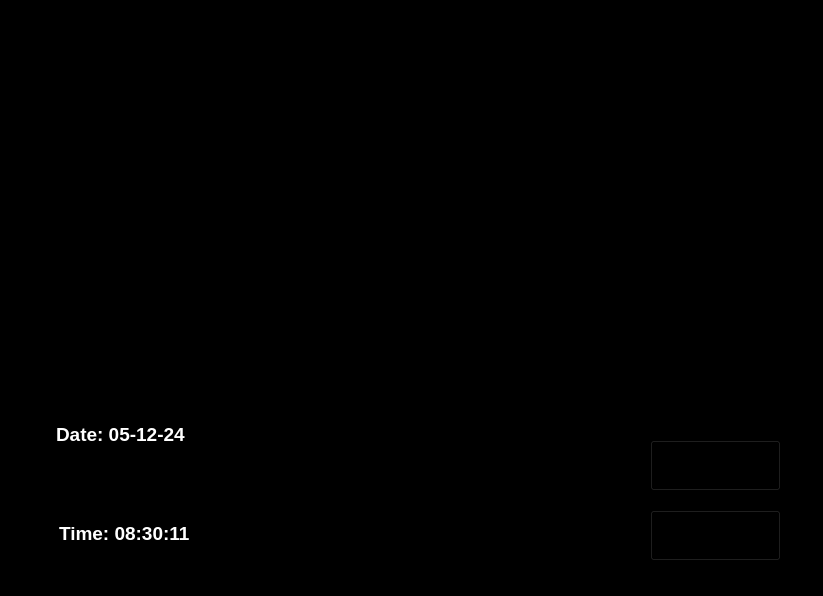
<?xml version="1.0" encoding="UTF-8"?>
<ui version="4.0">
 <class>Form</class>
 <widget class="QWidget" name="Form">
  <property name="geometry">
   <rect>
    <x>0</x>
    <y>0</y>
    <width>823</width>
    <height>596</height>
   </rect>
  </property>
  <property name="windowTitle">
   <string>Form</string>
  </property>
  <widget class="QLabel" name="background">
   <property name="geometry">
    <rect>
     <x>-170</x>
     <y>-50</y>
     <width>1241</width>
     <height>681</height>
    </rect>
   </property>
   <property name="styleSheet">
    <string notr="true">background-color:black;</string>
   </property>
   <property name="text">
    <string>TextLabel</string>
   </property>
  </widget>
  <widget class="QLabel" name="iron">
   <property name="geometry">
    <rect>
     <x>350</x>
     <y>20</y>
     <width>471</width>
     <height>291</height>
    </rect>
   </property>
   <property name="text">
    <string/>
   </property>
   <property name="pixmap">
    <pixmap>GUI/iron.jpg</pixmap>
   </property>
   <property name="scaledContents">
    <bool>true</bool>
   </property>
  </widget>
  <widget class="QLabel" name="voice">
   <property name="geometry">
    <rect>
     <x>0</x>
     <y>30</y>
     <width>411</width>
     <height>311</height>
    </rect>
   </property>
   <property name="text">
    <string/>
   </property>
   <property name="pixmap">
    <pixmap>GUI/Aqua.gif</pixmap>
   </property>
   <property name="scaledContents">
    <bool>true</bool>
   </property>
  </widget>
  <widget class="QLabel" name="start">
   <property name="geometry">
    <rect>
     <x>640</x>
     <y>430</y>
     <width>151</width>
     <height>71</height>
    </rect>
   </property>
   <property name="text">
    <string/>
   </property>
   <property name="pixmap">
    <pixmap>GUI/Start.png</pixmap>
   </property>
   <property name="scaledContents">
    <bool>true</bool>
   </property>
  </widget>
  <widget class="QLabel" name="quit">
   <property name="geometry">
    <rect>
     <x>640</x>
     <y>510</y>
     <width>151</width>
     <height>61</height>
    </rect>
   </property>
   <property name="text">
    <string/>
   </property>
   <property name="pixmap">
    <pixmap>GUI/Quit.png</pixmap>
   </property>
   <property name="scaledContents">
    <bool>true</bool>
   </property>
  </widget>
  <widget class="QLabel" name="date">
   <property name="geometry">
    <rect>
     <x>40</x>
     <y>400</y>
     <width>171</width>
     <height>71</height>
    </rect>
   </property>
   <property name="text">
    <string/>
   </property>
   <property name="pixmap">
    <pixmap>GUI/td.jpg</pixmap>
   </property>
   <property name="scaledContents">
    <bool>true</bool>
   </property>
  </widget>
  <widget class="QLabel" name="time">
   <property name="geometry">
    <rect>
     <x>40</x>
     <y>500</y>
     <width>171</width>
     <height>71</height>
    </rect>
   </property>
   <property name="text">
    <string/>
   </property>
   <property name="pixmap">
    <pixmap>GUI/td.jpg</pixmap>
   </property>
   <property name="scaledContents">
    <bool>true</bool>
   </property>
  </widget>
  <widget class="QLabel" name="earth">
   <property name="geometry">
    <rect>
     <x>310</x>
     <y>390</y>
     <width>231</width>
     <height>181</height>
    </rect>
   </property>
   <property name="text">
    <string/>
   </property>
   <property name="pixmap">
    <pixmap>GUI/Earth.gif</pixmap>
   </property>
   <property name="scaledContents">
    <bool>true</bool>
   </property>
  </widget>
  <widget class="QTextBrowser" name="datetextBrowser">
   <property name="geometry">
    <rect>
     <x>52</x>
     <y>419</y>
     <width>151</width>
     <height>71</height>
    </rect>
   </property>
   <property name="font">
    <font>
     <family>Nirmala UI</family>
     <pointsize>16</pointsize>
     <weight>75</weight>
     <bold>true</bold>
    </font>
   </property>
   <property name="styleSheet">
    <string notr="true">background-color:transparent;
border:none;
color:white;
border-radius:none;
</string>
   </property>
   <property name="html">
    <string>&lt;!DOCTYPE HTML PUBLIC &quot;-//W3C//DTD HTML 4.0//EN&quot; &quot;http://www.w3.org/TR/REC-html40/strict.dtd&quot;&gt;
&lt;html&gt;&lt;head&gt;&lt;meta name=&quot;qrichtext&quot; content=&quot;1&quot; /&gt;&lt;style type=&quot;text/css&quot;&gt;
p, li { white-space: pre-wrap; }
&lt;/style&gt;&lt;/head&gt;&lt;body style=&quot; font-family:'Nirmala UI'; font-size:16pt; font-weight:600; font-style:normal;&quot;&gt;
&lt;p style=&quot; margin-top:0px; margin-bottom:0px; margin-left:0px; margin-right:0px; -qt-block-indent:0; text-indent:0px;&quot;&gt;&lt;span style=&quot; font-size:14pt;&quot;&gt;Date: 05-12-24&lt;/span&gt;&lt;/p&gt;&lt;/body&gt;&lt;/html&gt;</string>
   </property>
  </widget>
  <widget class="QTextBrowser" name="timetextBrowser">
   <property name="geometry">
    <rect>
     <x>55</x>
     <y>518</y>
     <width>151</width>
     <height>71</height>
    </rect>
   </property>
   <property name="font">
    <font>
     <family>Nirmala UI</family>
     <pointsize>16</pointsize>
     <weight>75</weight>
     <bold>true</bold>
    </font>
   </property>
   <property name="styleSheet">
    <string notr="true">background-color:transparent;
border:none;
color:white;
border-radius:none;
</string>
   </property>
   <property name="html">
    <string>&lt;!DOCTYPE HTML PUBLIC &quot;-//W3C//DTD HTML 4.0//EN&quot; &quot;http://www.w3.org/TR/REC-html40/strict.dtd&quot;&gt;
&lt;html&gt;&lt;head&gt;&lt;meta name=&quot;qrichtext&quot; content=&quot;1&quot; /&gt;&lt;style type=&quot;text/css&quot;&gt;
p, li { white-space: pre-wrap; }
&lt;/style&gt;&lt;/head&gt;&lt;body style=&quot; font-family:'Nirmala UI'; font-size:16pt; font-weight:600; font-style:normal;&quot;&gt;
&lt;p style=&quot; margin-top:0px; margin-bottom:0px; margin-left:0px; margin-right:0px; -qt-block-indent:0; text-indent:0px;&quot;&gt;&lt;span style=&quot; font-size:14pt;&quot;&gt;Time: 08:30:11&lt;/span&gt;&lt;/p&gt;&lt;/body&gt;&lt;/html&gt;</string>
   </property>
  </widget>
  <widget class="QPushButton" name="startpushButton">
   <property name="geometry">
    <rect>
     <x>650</x>
     <y>440</y>
     <width>131</width>
     <height>51</height>
    </rect>
   </property>
   <property name="styleSheet">
    <string notr="true">background-color:transparent;</string>
   </property>
   <property name="text">
    <string/>
   </property>
  </widget>
  <widget class="QPushButton" name="quitpushButton">
   <property name="geometry">
    <rect>
     <x>650</x>
     <y>510</y>
     <width>131</width>
     <height>51</height>
    </rect>
   </property>
   <property name="styleSheet">
    <string notr="true">background-color:transparent;</string>
   </property>
   <property name="text">
    <string/>
   </property>
  </widget>
 </widget>
 <resources/>
 <connections/>
</ui>
